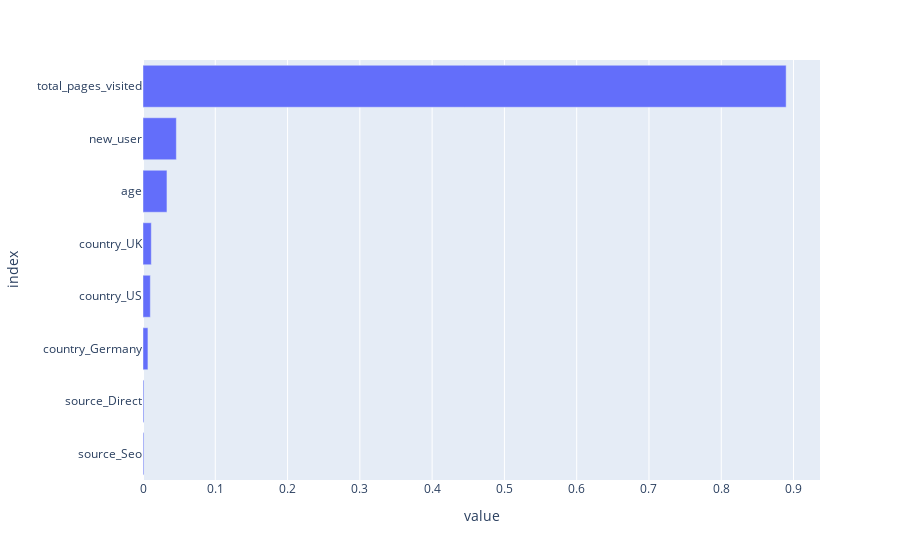

The notebook cell this image was saved under:
### Markdown cell above
## Analyse des coefficients

### Code cell
column_names = []

for name, step, features_list in preprocessor.transformers_:
    if step == "drop" or step == "passthrough":
        continue

    if name == "num":
        features = features_list  # colonnes numériques : noms d'origine
    else:
        # Si step est une Pipeline, accéder au OneHotEncoder à l'intérieur
        if hasattr(step, "named_steps") and "encoder" in step.named_steps:
            encoder = step.named_steps["encoder"]
            features = encoder.get_feature_names_out(features_list)
        else:
            features = step.get_feature_names_out(features_list)

    column_names.extend(features)
     
# Create a pandas DataFrame
feature_importance = pd.DataFrame(
    index=column_names,
    data=grid_search.best_estimator_.feature_importances_,
    columns=["feature_importances"],
)
feature_importance = feature_importance.sort_values(by="feature_importances")

# Plot coefficients
fig = px.bar(feature_importance, orientation="h")
fig.update_layout(
    showlegend=False, margin={"l": 120}  # to avoid cropping of column names
)
fig.show()

### Figure 1 — Plotly figure (JSON) as saved in the notebook; plotly's stock layout.template omitted (floating-point values rounded to 4 significant figures)
{"data": [{"hovertemplate": "variable=feature_importances<br>value=%{x}<br>index=%{y}<extra></extra>", "legendgroup": "feature_importances", "marker": {"color": "#636efa", "pattern": {"shape": ""}}, "name": "feature_importances", "orientation": "h", "showlegend": true, "textposition": "auto", "type": "bar", "x": [0.001199, 0.001284, 0.006831, 0.01014, 0.01148, 0.03315, 0.04614, 0.8898], "xaxis": "x", "y": ["source_Seo", "source_Direct", "country_Germany", "country_US", "country_UK", "age", "new_user", "total_pages_visited"], "yaxis": "y"}], "layout": {"barmode": "relative", "legend": {"title": {"text": "variable"}, "tracegroupgap": 0}, "margin": {"l": 120, "t": 60}, "showlegend": false, "xaxis": {"anchor": "y", "domain": [0, 1], "title": {"text": "value"}}, "yaxis": {"anchor": "x", "domain": [0, 1], "title": {"text": "index"}}}}
